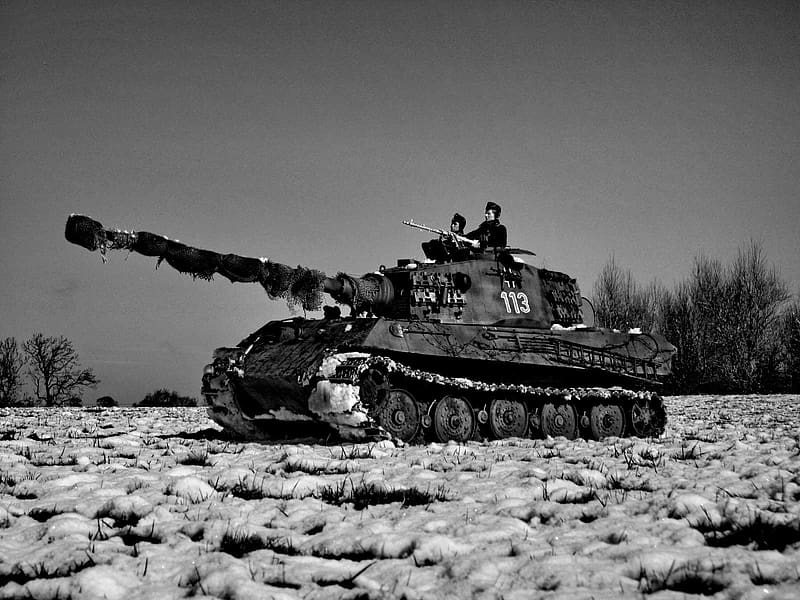
#> input picture Lab4/img.jpg, 800 x 600 px
$ python historgram.py
#> lines starting #> are read from the running program, lines starting #| are printed output that depends on the picture
import cv2
import matplotlib.pyplot as plt

img = cv2.imread("img.jpg")
#> img is the input picture: shape (600, 800, 3); min 0, max 255, mean 106.4
img_rgb = cv2.cvtColor(img, cv2.COLOR_BGR2RGB)
img_gray = cv2.cvtColor(img, cv2.COLOR_BGR2GRAY)

plt.figure(figsize=(20, 20))

plt.subplot(221)
plt.title('Original')
plt.imshow(img_rgb)

img_hist = cv2.calcHist([img_gray], [0], None, [256], [0, 256])
#> img_hist = 256 values, max 21026 at index 0, min 35 at index 253, mean 1875
plt.subplot(222)
plt.title('Histogram 1')
plt.plot(img_hist)

plt.subplot(223)
equalized_img = cv2.equalizeHist(img_gray)
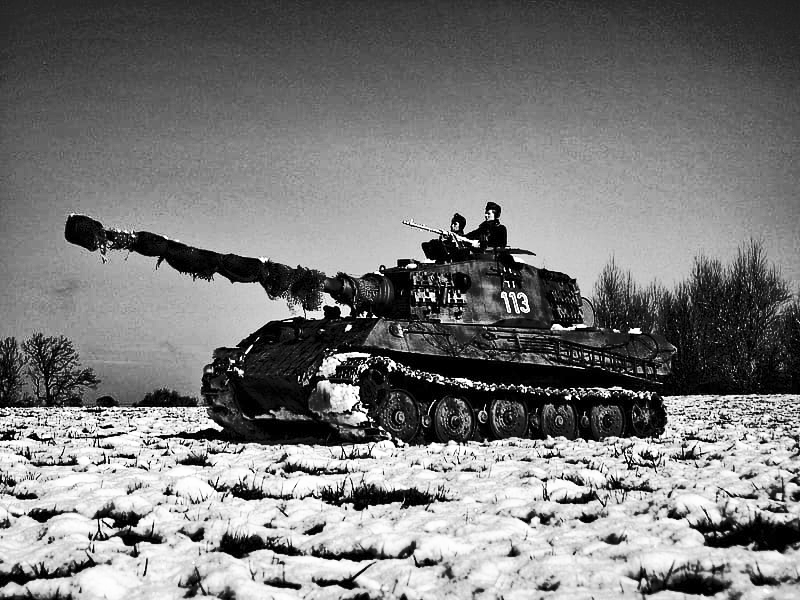
#> equalized_img: shape (600, 800); min 0, max 255, mean 122.7
plt.title('Equalized Image')
plt.imshow(equalized_img, cmap='gray')

eq_image = cv2.calcHist([equalized_img],[0],None,[256],[0,256])
#> eq_image = 256 values, max 21026 at index 0, min 0 at index 1, mean 1875

plt.subplot(224)
plt.plot(eq_image)
plt.title("Equalised Historgram")

plt.savefig("Hist.jpg")
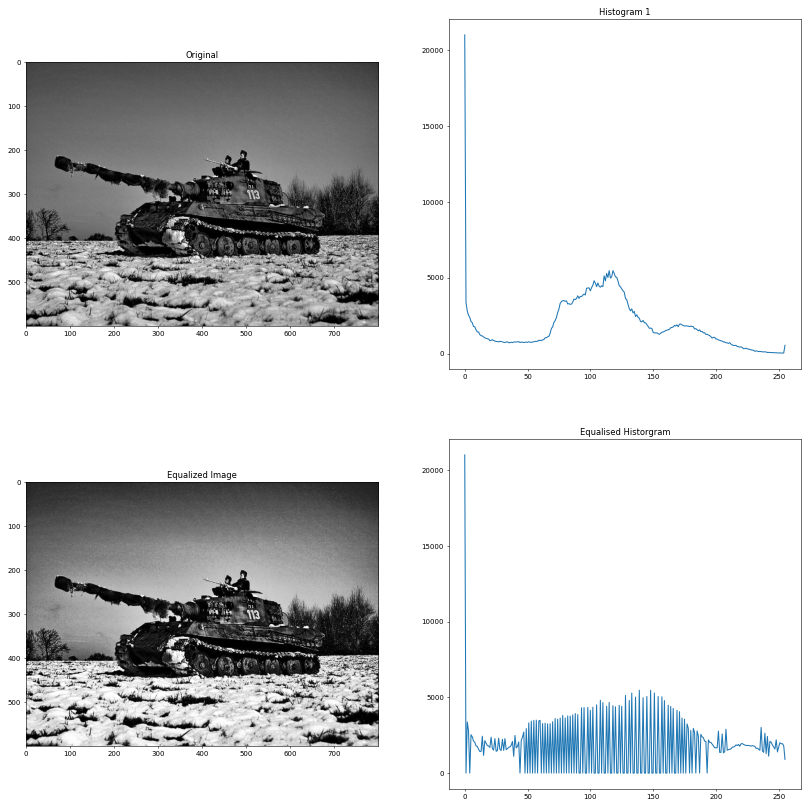
#> figure drawn by matplotlib, 4 panels; panel 2: curve peaks at x = 0, y = 21026; panel 4: curve peaks at x = 0, y = 21026

#import cv2 import matplotlib import matplotlib.pyplot as plt

img = cv2.imread("img.jpg")
gray = cv2.cvtColor(img,cv2.COLOR_BGR2GRAY)
rgb = cv2.cvtColor(img,cv2.COLOR_BGR2RGB)
plt.figure(figsize=(20,20))

plt.subplot(221)
plt.imshow(rgb)
plt.title("ORiginal Image")
gray_hist = cv2.calcHist([gray],[0],None,[256],[0,256])
#> gray_hist has the same summary as img_hist

plt.subplot(222)
plt.plot(gray_hist)
plt.title("Hist")

plt.subplot(223)
plt.hist(gray.ravel(),[256],[0,256])
plt.title("Ravel Hist")

plt.subplot(224)
#> (the run stopped early here; a loop or call above may not have finished)
